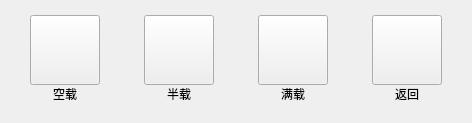
       <widget class="QWidget" name="controlLoadStatePage">
        <layout class="QHBoxLayout" name="horizontalLayout_10">
         <property name="spacing">
          <number>44</number>
         </property>
         <property name="leftMargin">
          <number>30</number>
         </property>
         <property name="topMargin">
          <number>15</number>
         </property>
         <property name="rightMargin">
          <number>30</number>
         </property>
         <property name="bottomMargin">
          <number>20</number>
         </property>
         <item>
          <layout class="QVBoxLayout" name="verticalLayout_29">
           <property name="spacing">
            <number>0</number>
           </property>
           <item>
            <widget class="QPushButton" name="emptyLoadBtn">
             <property name="minimumSize">
              <size>
               <width>70</width>
               <height>70</height>
              </size>
             </property>
             <property name="maximumSize">
              <size>
               <width>70</width>
               <height>70</height>
              </size>
             </property>
             <property name="text">
              <string/>
             </property>
             <property name="checkable">
              <bool>true</bool>
             </property>
             <property name="autoRepeatDelay">
              <number>500</number>
             </property>
             <property name="autoRepeatInterval">
              <number>200</number>
             </property>
            </widget>
           </item>
           <item>
            <widget class="QLabel" name="emptyLoadBtnLabel">
             <property name="maximumSize">
              <size>
               <width>70</width>
               <height>16777215</height>
              </size>
             </property>
             <property name="text">
              <string>空载</string>
             </property>
             <property name="alignment">
              <set>Qt::AlignCenter</set>
             </property>
            </widget>
           </item>
          </layout>
         </item>
         <item>
          <layout class="QVBoxLayout" name="verticalLayout_52">
           <property name="spacing">
            <number>0</number>
           </property>
           <item>
            <widget class="QPushButton" name="halfLoadBtn">
             <property name="minimumSize">
              <size>
               <width>70</width>
               <height>70</height>
              </size>
             </property>
             <property name="maximumSize">
              <size>
               <width>70</width>
               <height>70</height>
              </size>
             </property>
             <property name="text">
              <string/>
             </property>
             <property name="autoRepeatDelay">
              <number>500</number>
             </property>
             <property name="autoRepeatInterval">
              <number>200</number>
             </property>
            </widget>
           </item>
           <item>
            <widget class="QLabel" name="halfLoadBtnLabel">
             <property name="maximumSize">
              <size>
               <width>70</width>
               <height>16777215</height>
              </size>
             </property>
             <property name="text">
              <string>半载</string>
             </property>
             <property name="alignment">
              <set>Qt::AlignCenter</set>
             </property>
            </widget>
           </item>
          </layout>
         </item>
         <item>
          <layout class="QVBoxLayout" name="verticalLayout_30">
           <property name="spacing">
            <number>0</number>
           </property>
           <item>
            <widget class="QPushButton" name="fullLoadBtn">
             <property name="minimumSize">
              <size>
               <width>70</width>
               <height>70</height>
              </size>
             </property>
             <property name="maximumSize">
              <size>
               <width>70</width>
               <height>70</height>
              </size>
             </property>
             <property name="text">
              <string/>
             </property>
             <property name="checkable">
              <bool>true</bool>
             </property>
             <property name="autoRepeatDelay">
              <number>500</number>
             </property>
             <property name="autoRepeatInterval">
              <number>200</number>
             </property>
            </widget>
           </item>
           <item>
            <widget class="QLabel" name="fullLoadBtnLabel">
             <property name="maximumSize">
              <size>
               <width>70</width>
               <height>16777215</height>
              </size>
             </property>
             <property name="text">
              <string>满载</string>
             </property>
             <property name="alignment">
              <set>Qt::AlignCenter</set>
             </property>
            </widget>
           </item>
          </layout>
         </item>
         <item>
          <layout class="QVBoxLayout" name="verticalLayout_31">
           <property name="spacing">
            <number>0</number>
           </property>
           <item>
            <widget class="QPushButton" name="loadStateBackBtn">
             <property name="minimumSize">
              <size>
               <width>70</width>
               <height>70</height>
              </size>
             </property>
             <property name="maximumSize">
              <size>
               <width>70</width>
               <height>70</height>
              </size>
             </property>
             <property name="text">
              <string/>
             </property>
             <property name="autoRepeatDelay">
              <number>500</number>
             </property>
             <property name="autoRepeatInterval">
              <number>200</number>
             </property>
            </widget>
           </item>
           <item>
            <widget class="QLabel" name="loadStateBackBtnLabel">
             <property name="maximumSize">
              <size>
               <width>70</width>
               <height>16777215</height>
              </size>
             </property>
             <property name="text">
              <string>返回</string>
             </property>
             <property name="alignment">
              <set>Qt::AlignCenter</set>
             </property>
            </widget>
           </item>
          </layout>
         </item>
        </layout>
       </widget>
